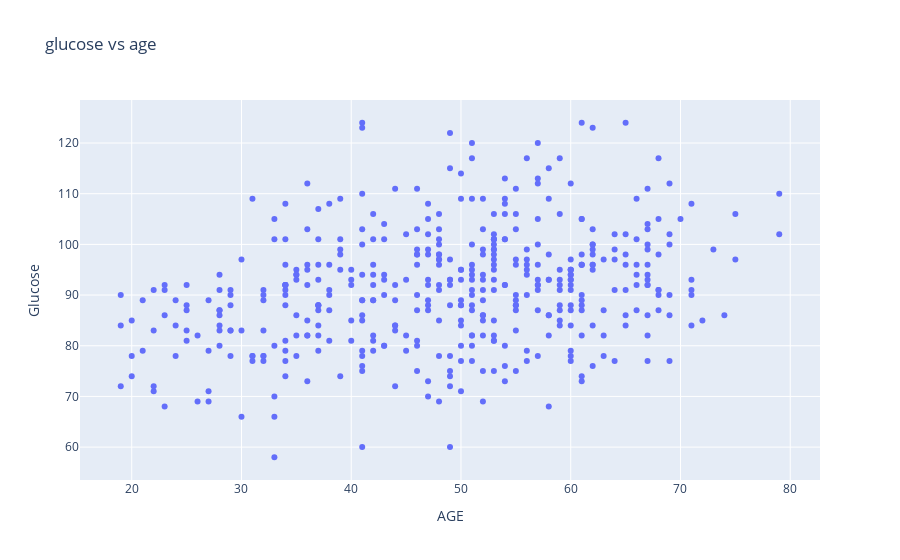

The notebook cell saved with this chart:
### Code cell
fig = px.scatter(df,x='AGE',y = 'Glucose', title='glucose vs age')
fig.show()

### Figure 1 — Plotly figure (JSON) as saved in the notebook; plotly's stock layout.template omitted (floating-point values rounded to 4 significant figures; data arrays with more than 128 entries replaced by an {"elided": "..."} marker saying what was removed)
{"data": [{"hovertemplate": "AGE=%{x}<br>Glucose=%{y}<extra></extra>", "legendgroup": "", "marker": {"color": "#636efa", "symbol": "circle"}, "mode": "markers", "name": "", "orientation": "v", "showlegend": false, "type": "scatter", "x": {"elided": "442 int values"}, "xaxis": "x", "y": {"elided": "442 int values"}, "yaxis": "y"}], "layout": {"legend": {"tracegroupgap": 0}, "title": {"text": "glucose vs age"}, "xaxis": {"anchor": "y", "domain": [0, 1], "title": {"text": "AGE"}}, "yaxis": {"anchor": "x", "domain": [0, 1], "title": {"text": "Glucose"}}}}
